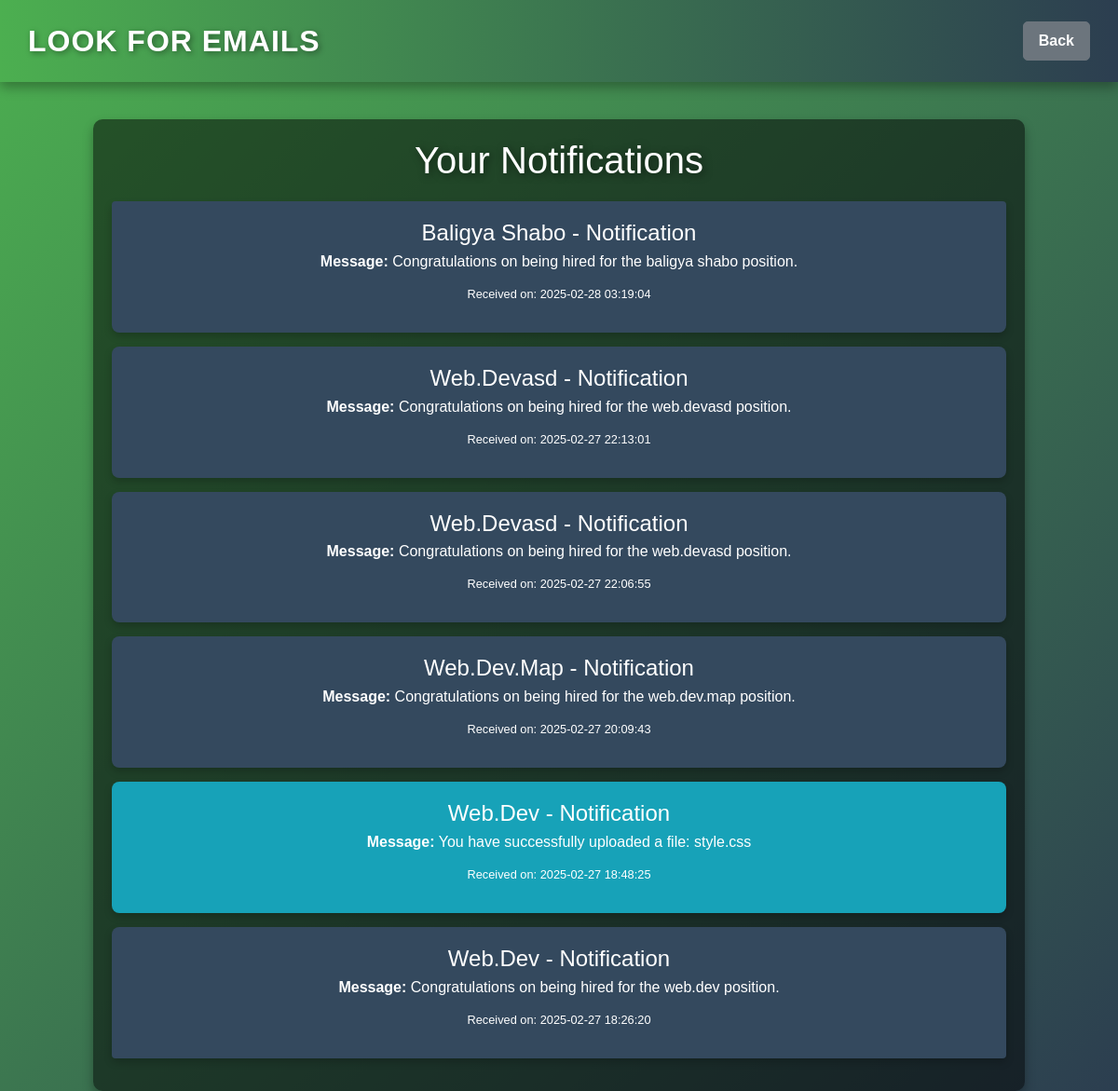
/emails.php (signed in), run on the app's committed database.
### tables this page shows
CREATE TABLE `notifications` (
  `id` int(11) NOT NULL,
  `user_id` int(11) NOT NULL,
  `job_id` int(11) NOT NULL,
  `message` text NOT NULL,
  `created_at` timestamp NOT NULL DEFAULT current_timestamp()
);

CREATE TABLE `jobs` (
  `id` int(11) NOT NULL,
  `job_title` varchar(255) NOT NULL,
  `job_description` text NOT NULL,
  `job_location` varchar(255) NOT NULL,
  `min_salary` int(11) NOT NULL,
  `max_salary` int(11) NOT NULL,
  `created_at` timestamp NOT NULL DEFAULT current_timestamp()
);

### emails.php (the view, shortened to what this page needs)
<?php
require_once "config.php";
$userId = $_SESSION["id"];
try {
    $stmt = $pdo->prepare("SELECT n.message, n.created_at, j.job_title
                           FROM notifications n
                           INNER JOIN jobs j ON n.job_id = j.id
                           WHERE n.user_id = :user_id
                           ORDER BY n.created_at DESC");
    $stmt->execute(['user_id' => $userId]);
    $notifications = $stmt->fetchAll();
} catch (PDOException $e) {
    echo "<p>Error fetching notifications: " . htmlspecialchars($e->getMessage()) . "</p>";
    exit;
}
?>
<!DOCTYPE html>
<html lang="en">
<head>
    <link rel="stylesheet" href="https://stackpath.bootstrapcdn.com/bootstrap/4.5.2/css/bootstrap.min.css">
</head>
<body>
    <nav class="navbar navbar-expand-lg navbar-light bg-light">
        <a class="navbar-brand" href="#">Look for Emails</a>
        <div class="collapse navbar-collapse" id="navbarNav">
            <ul class="navbar-nav ml-auto">
                <li class="nav-item">
                    <a class="btn btn-secondary" href="dashboard.php">Back</a>
                </li>
            </ul>
        </div>
    </nav>
    <div class="container mt-5">
    <h1>Your Notifications</h1>
    <?php if ($notifications): ?>
        <div class="list-group mt-3">
            <?php foreach ($notifications as $notification): ?>
                <div class="list-group-item <?php echo (strpos($notification['message'], 'uploaded a file') !== false) ? 'bg-info text-white' : ''; ?>">
                    <h5 class="mb-1"><?php echo htmlspecialchars($notification['job_title']); ?> - Notification</h5>
                    <p><strong>Message:</strong> <?php echo nl2br(htmlspecialchars($notification['message'])); ?></p>
                    <p><small>Received on: <?php echo htmlspecialchars($notification['created_at']); ?></small></p>
                </div>
            <?php endforeach; ?>
        </div>
    <?php else: ?>
        <p class="mt-3">You have no notifications at the moment.</p>
    <?php endif; ?>
</div>
</body>
</html>

### emails.php (style rules this page uses)
body { margin: 0; padding: 0; font-family: 'Arial', sans-serif; background: linear-gradient(to bottom right, #4CAF50, #2c3e50); color: #fff; min-height: 100vh; display: flex; flex-direction: column; align-items: center; padding-top: 80px; }
.navbar { background: linear-gradient(to right, #4CAF50, #2c3e50); box-shadow: 0 6px 12px rgba(0, 0, 0, 0.3); position: fixed; top: 0; left: 0; width: 100%; z-index: 1000; padding: 15px 30px; display: flex; justify-content: space-between; align-items: center; }
.navbar .navbar-brand { color: #fff; font-size: 2rem; font-weight: bold; text-transform: uppercase; letter-spacing: 1px; text-shadow: 2px 2px 6px rgba(0, 0, 0, 0.4); text-decoration: none; }
.navbar .btn-secondary { color: #fff; font-size: 1rem; font-weight: bold; padding: 8px 16px; border-radius: 5px; text-decoration: none; transition: all 0.3s ease; }
.container { margin-top: 80px; text-align: center; width: 90%; max-width: 1000px; padding: 20px; border-radius: 10px; box-shadow: 0 6px 12px rgba(0, 0, 0, 0.3); background: rgba(0, 0, 0, 0.5); }
.container h1 { font-size: 2.5rem; color: #fff; text-shadow: 2px 2px 8px rgba(0, 0, 0, 0.5); margin-bottom: 20px; }
.list-group { margin-top: 20px; }
.list-group-item { background-color: #34495e; color: #fff; border: none; border-radius: 8px; padding: 20px; margin-bottom: 15px; box-shadow: 0 4px 8px rgba(0, 0, 0, 0.2); transition: transform 0.3s ease, box-shadow 0.3s ease; }
.list-group-item h5 { font-size: 1.5rem; margin-bottom: 10px; text-transform: capitalize; }
.list-group-item p { font-size: 1rem; margin-bottom: 10px; line-height: 1.5; }

### data on the page
notifications: job.job_title "Baligya Shabo", message "Congratulations on being hired for the baligya shabo position.", created_at "2025-02-28 03:19:04"
notifications: job.job_title "Web.devasd", message "Congratulations on being hired for the web.devasd position.", created_at "2025-02-27 22:13:01"
notifications: job.job_title "Web.devasd", message "Congratulations on being hired for the web.devasd position.", created_at "2025-02-27 22:06:55"
notifications: job.job_title "Web.dev.map", message "Congratulations on being hired for the web.dev.map position.", created_at "2025-02-27 20:09:43"
notifications: job.job_title "Web.dev", message "You have successfully uploaded a file: style.css", created_at "2025-02-27 18:48:25"
notifications: job.job_title "Web.dev", message "Congratulations on being hired for the web.dev position.", created_at "2025-02-27 18:26:20"
